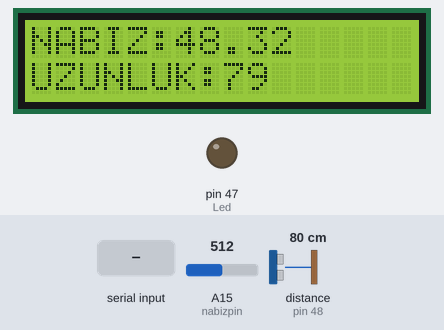
The sketch below on a simulated Arduino Mega 2560, built with avr-gcc and run on an emulated ATmega2560. On the bench: 16×2 character LCD, output pins drawn as LEDs (lit = HIGH). Wiring (inferred from the names in the program): ultrasonic range finder: trigger pin 49; echo pin 48. Inputs (shaded band) come from the test bench; at power-on: A15 (nabizpin) = 512, distance to the obstacle (sensor on pin 48) 80 cm. The echo pulse lasts 58.3 µs per cm; pins used as bus, display or sensor lines are not drawn; what the sketch prints to the serial monitor is not drawn.

Above: at 1.2 s.
1.3 s: A15 (nabizpin) set to 0
At 1.52 s:
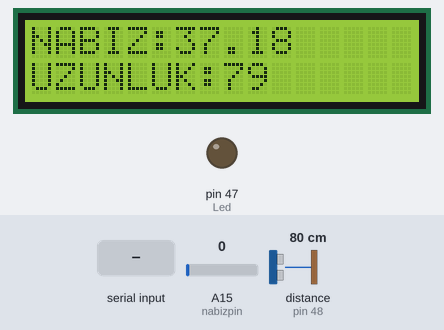
3.1 s: "1" received over Serial
At 3.37 s:
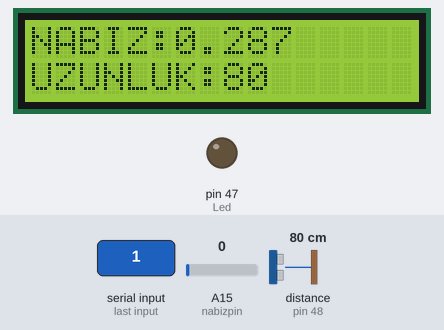
4.8 s: distance to the obstacle (sensor on pin 48) set to 18 cm
At 6.0 s:
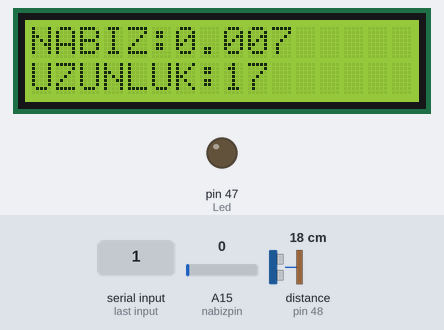
6.4 s: distance to the obstacle (sensor on pin 48) set to 35 cm
At 7.6 s:
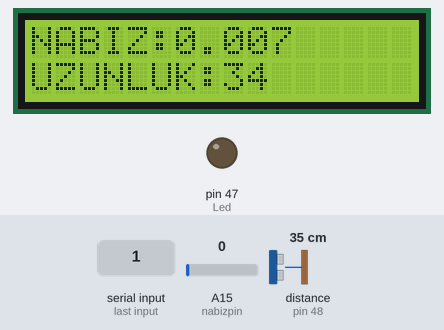
8.0 s: A15 (nabizpin) set to 122
At 8.16 s:
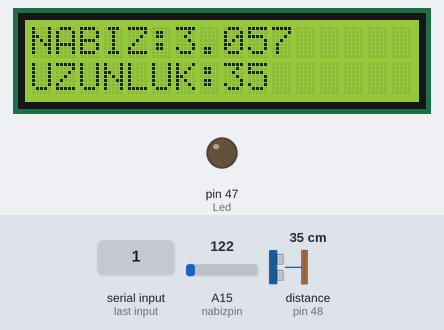
9.6 s: distance to the obstacle (sensor on pin 48) set to 2 cm
At 11.8 s:
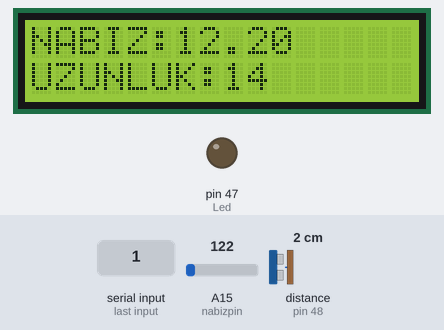

Measured:
- after the input at 4.8 s, the display: first differs from a run without the input at once (image 3)
- after the input at 6.4 s, the display: changes at once (image 4)
- after the input at 8.0 s, the display: first changes after 0.11 s (image 5 shows a later state)

The sketch:

proje_arduino.ino
```cpp
#include <LiquidCrystal.h>

int Led = 47;
char okunan;
int nabizpin = A15;
double hesaplanan;
int trigPin = 49 ;
int echoPin = 48 ;
long sure;
long uzaklik;
LiquidCrystal lcd(8, 9, 4, 5, 6, 7);
void setup ()
{
  lcd.begin(16, 2);
  Serial.begin (9600);
  pinMode(Led,OUTPUT);
  pinMode(trigPin, OUTPUT);
  pinMode(echoPin,INPUT);
}
void loop ()
{

     static double eskideger = 0;
     int olculen = analogRead (nabizpin);
     hesaplanan = 0.75 * eskideger + 0.25 * olculen;
     eskideger = hesaplanan;
     delay(100);

   lcd.setCursor(0, 0);
   lcd.print("NABIZ:");
   lcd.print(hesaplanan/10);

    digitalWrite(trigPin, LOW);
    delayMicroseconds(5);
    digitalWrite(trigPin, HIGH);
    delayMicroseconds(10);
    digitalWrite(trigPin, LOW);
    sure = pulseIn(echoPin, HIGH);
    uzaklik = sure /29.1/2; // uzaklık formulü

   lcd.setCursor(0, 1);
   lcd.print("UZUNLUK:");
   lcd.print(uzaklik);

if(Serial.available())
{
  okunan=Serial.read();
   switch (okunan){
    case 49: // Nabız
     Serial.println (hesaplanan/10);   // Nabız kodu sonu
     //Serial.println("1 calisti");
     break;
    case 50: // Boy
    Serial.println(uzaklik); //cm olarak yazar
    //Serial.println("2 calisti");
    break; /// case 1 sonu
 }
}

}
```
